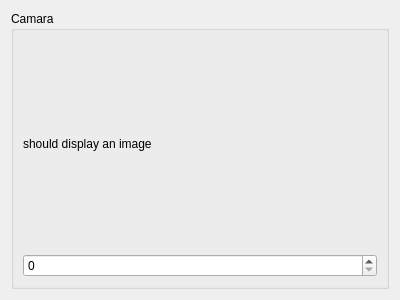
<?xml version="1.0" encoding="UTF-8"?>
<ui version="4.0">
 <class>main_widget</class>
 <widget class="QWidget" name="main_widget">
  <property name="geometry">
   <rect>
    <x>0</x>
    <y>0</y>
    <width>400</width>
    <height>300</height>
   </rect>
  </property>
  <property name="windowTitle">
   <string>Form</string>
  </property>
  <layout class="QHBoxLayout" name="horizontalLayout">
   <item>
    <widget class="QGroupBox" name="group_box">
     <property name="title">
      <string>Camara</string>
     </property>
     <layout class="QVBoxLayout" name="verticalLayout">
      <item>
       <widget class="QLabel" name="image_dp">
        <property name="text">
         <string>should display an image</string>
        </property>
       </widget>
      </item>
      <item>
       <widget class="QSpinBox" name="exposure_sb"/>
      </item>
     </layout>
    </widget>
   </item>
  </layout>
 </widget>
 <resources/>
 <connections/>
</ui>
